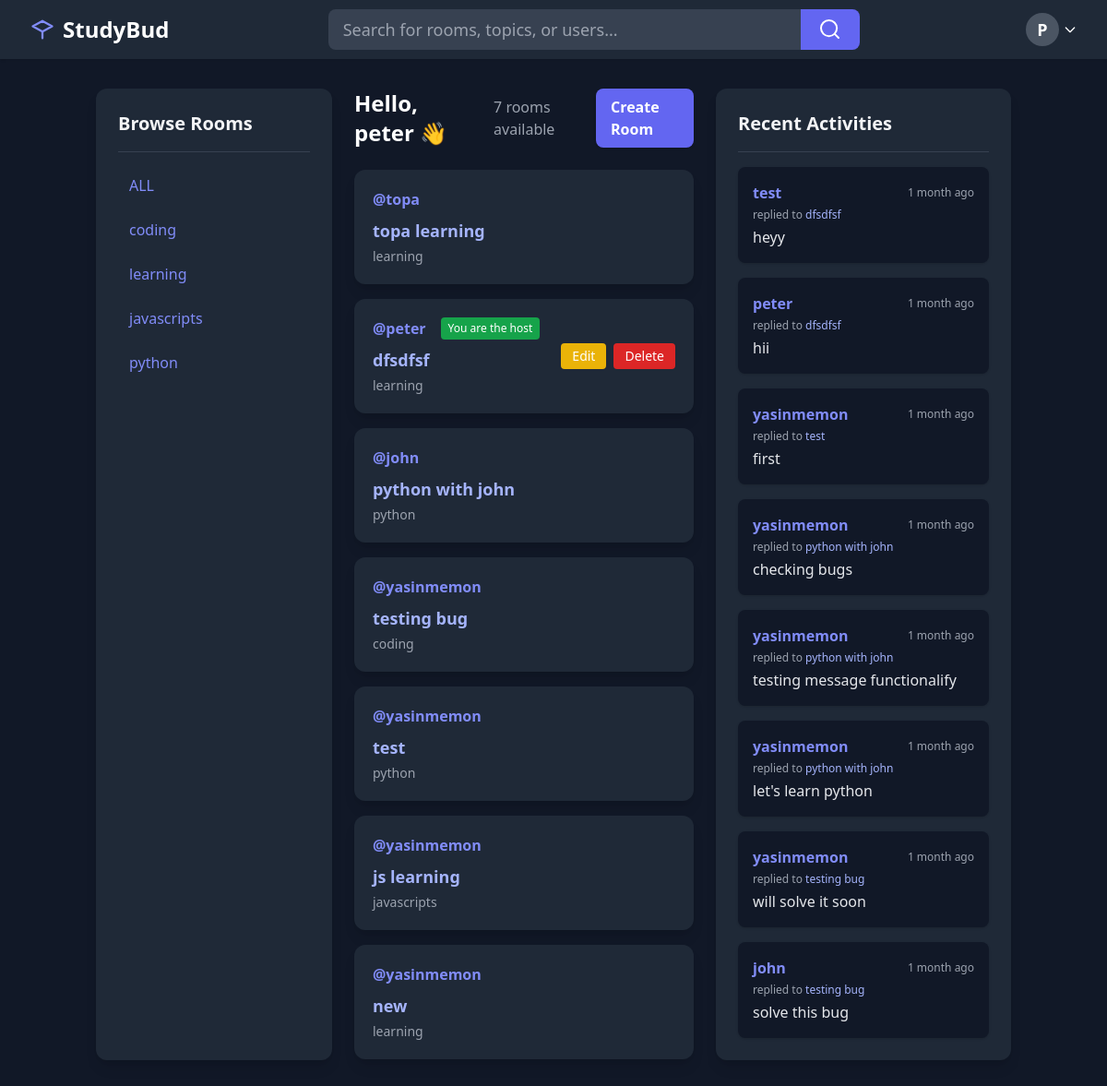
The app's page / (signed in), older data.
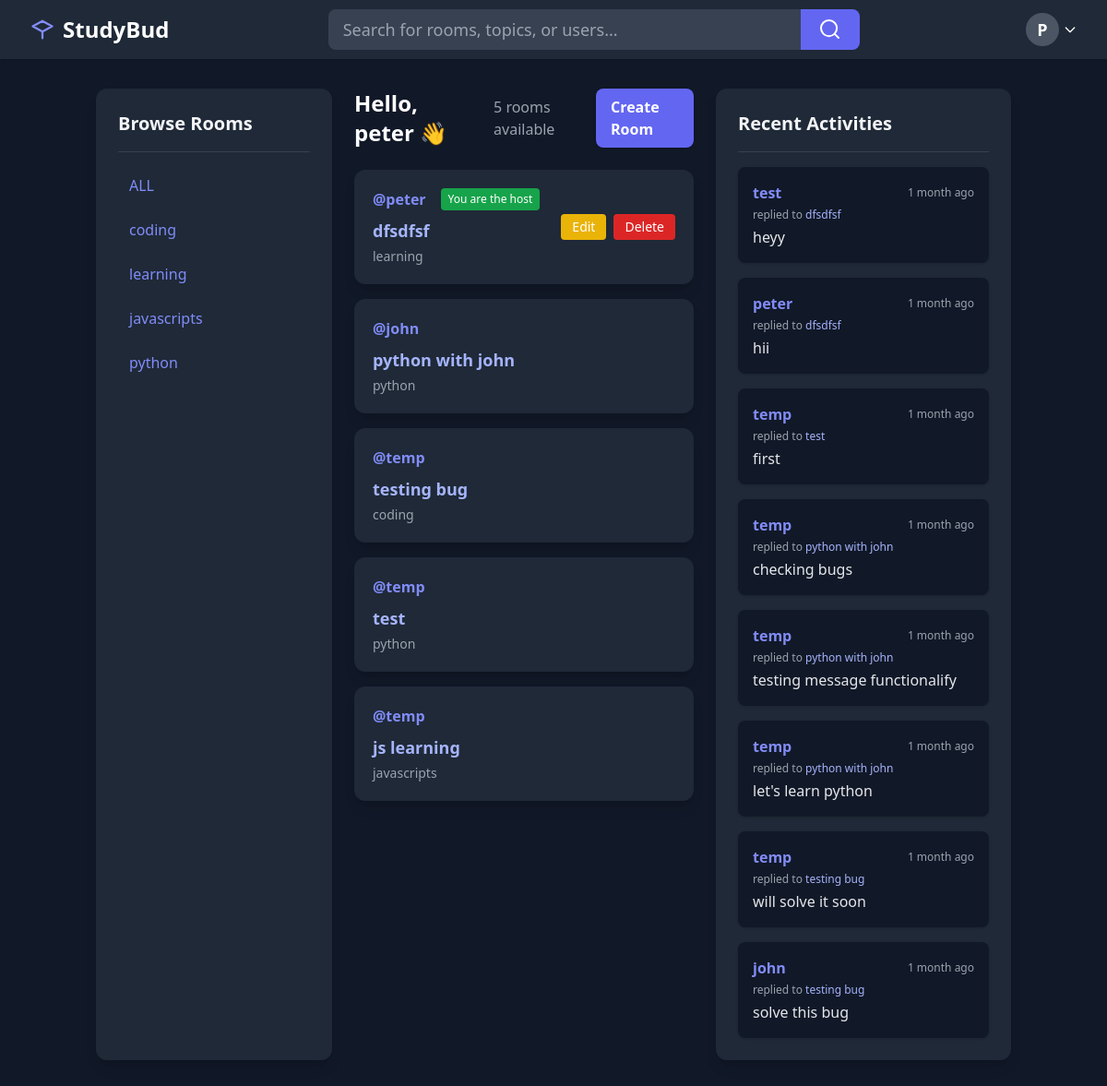
The same page, newer data.
### base/models.py (models this page shows)
class Topic(models.Model):
    name = models.CharField(max_length=200)
    def __str__(self):
        return self.name

class Room(models.Model):
    host = models.ForeignKey(User, on_delete=models.SET_NULL, null=True)
    topic = models.ForeignKey(Topic, on_delete=models.SET_NULL, null=True)
    name = models.CharField(max_length=200)
    description = models.TextField(null=True, blank=True)
    participants = models.ManyToManyField(User, related_name='participants', blank=True)
    updated = models.DateTimeField(auto_now=True)
    created = models.DateTimeField(auto_now_add=True)
    class Meta():
        ordering = ['-updated', '-created']
    def __str__(self):
        return self.name

class Message(models.Model):
    user = models.ForeignKey(User, on_delete=models.CASCADE)
    room = models.ForeignKey(Room, on_delete=models.CASCADE)
    body = models.TextField()
    updated = models.DateTimeField(auto_now=True)
    created = models.DateTimeField(auto_now_add=True)
    def __str__(self):
        return self.body[0:50]

### base/views.py (the view)
# urls.py: path('', views.home, name='home'),
def home(request):
    q = request.GET.get('q') if request.GET.get('q') != None else ''
    rooms = Room.objects.filter(Q(topic__name__icontains=q) |
                                Q(name__icontains=q) |
                                Q(description__icontains=q))
    topics = Topic.objects.all()
    room_count = rooms.count()
    msgs = Message.objects.all().order_by('-created')
    context = {'rooms': rooms, 'topics': topics, 'room_count': room_count, 'msgs': msgs}
    return render(request, 'base/index.html', context)

### base/templates/base/index.html
{% extends 'main.html' %} {% block content %}
<div class="flex flex-col md:flex-row gap-6 min-h-[80vh]">
  {% include 'base/topics_components.html' %}
  <main class="flex-1">
    {% if request.user.is_authenticated %}
    <div
      class="flex flex-col sm:flex-row sm:items-center sm:justify-between mb-6 gap-4"
    >
      <h3 class="text-2xl font-bold text-white">
        Hello,
        <span class="inline-block"> {{request.user}} 👋</span>
      </h3>
      <div class="flex items-center gap-4">
        <span class="text-gray-400">{{room_count}} rooms available</span>
        <a
          href="{% url 'create-room' %}"
          class="bg-indigo-500 hover:bg-indigo-600 text-white px-4 py-2 rounded-lg font-semibold shadow transition"
          >Create Room</a
        >
      </div>
    </div>
    {% endif %} {% include 'base/feed_component.html' %}
  </main>
  {% include 'base/activity_components.html' %}
</div>
{% endblock %}

### base/templates/base/topics_components.html
<aside
  class="w-full md:w-64 bg-gray-800 rounded-xl p-6 shadow-lg flex-shrink-0 mb-6 md:mb-0"
>
  <h3 class="text-xl font-bold text-gray-100 mb-4">Browse Rooms</h3>
  <div class="border-b border-gray-700 mb-4"></div>
  {% if topics %}
  <ul class="space-y-2">
    <li>
      <a
        href="{% url 'home' %}"
        class="block px-3 py-2 rounded-lg text-indigo-400 hover:bg-gray-700 transition"
        >ALL</a
      >
    </li>
    {% for topic in topics %}
    <li>
      <a
        href="{% url 'home' %}?q={{ topic.name }}"
        class="block px-3 py-2 rounded-lg text-indigo-400 hover:bg-gray-700 transition"
        >{{ topic.name }}</a
      >
    </li>
    {% endfor %}
  </ul>
  {% else %}
  <div class="bg-gray-700 text-gray-300 rounded p-3 mt-4">
    No topics available at the moment.
  </div>
  {% endif %}
</aside>

### base/templates/base/feed_component.html
<div class="space-y-4">
  {% if rooms %} {% for room in rooms %}
  <div
    class="bg-gray-800 rounded-xl shadow-lg p-5 flex flex-col md:flex-row md:items-center md:justify-between"
  >
    <div>
      <div class="flex items-center gap-2 mb-2">
        <a href="{% url 'profile' room.host.id %}" class="text-indigo-400 font-semibold"
          >@{{room.host.username}}</a
        >
        {% if request.user == room.host %}
        <span class="ml-2 bg-green-600 text-white text-xs px-2 py-1 rounded"
          >You are the host</span
        >
        {% endif %}
      </div>
      <a
        href="{% url 'room' room.id %}"
        class="text-lg font-bold text-indigo-300 hover:underline"
        >{{room.name}}</a
      >
      <div class="text-gray-400 text-sm mt-1">{{room.topic}}</div>
    </div>
    <div class="flex gap-2 mt-4 md:mt-0">
      {% if request.user == room.host %}
      <a
        href="{% url 'update-room' room.id %}"
        class="bg-yellow-500 hover:bg-yellow-600 text-white px-3 py-1 rounded transition text-sm"
        >Edit</a
      >
      <a
        href="{% url 'delete-room' room.id %}"
        class="bg-red-600 hover:bg-red-700 text-white px-3 py-1 rounded transition text-sm"
        >Delete</a
      >
      {% endif %}
    </div>
  </div>
  {% endfor %} {% else %}
  <div class="bg-gray-700 text-gray-300 rounded p-4">
    No rooms available at the moment.
  </div>
  {% endif %}
</div>

### base/templates/base/activity_components.html
<aside
  class="w-full md:w-80 bg-gray-800 rounded-xl p-6 shadow-lg flex-shrink-0"
>
  <h3 class="text-xl font-bold text-gray-100 mb-4">Recent Activities</h3>
  <div class="border-b border-gray-700 mb-4"></div>
  <div class="space-y-4">
    {% for msg in msgs %}
    <div class="bg-gray-900 rounded-lg p-4 shadow flex flex-col">
      <div class="flex items-center justify-between mb-1">
        <span class="text-indigo-400 font-semibold">
          <a href="{% url 'profile' msg.user.id %}"> {{ msg.user }} </a>
        </span>
        <span class="text-xs text-gray-400">{{msg.created|timesince}} ago</span>
      </div>
      <span class="text-gray-400 text-xs mb-1"
        >replied to <span class="text-indigo-300">{{msg.room}}</span></span
      >
      <p class="text-gray-200">{{ msg }}</p>
    </div>
    {% empty %}
    <div class="bg-gray-700 text-gray-300 rounded p-4">
      No recent activities.
    </div>
    {% endfor %}
  </div>
</aside>

Row changes from the older to the newer data that the page shows:
removed Room: host.username "topa", name "topa learning", topic "learning"
removed Room: host.username "yasinmemon", name "new", topic "learning"
changed through a linked row, Room "testing bug": host.username "yasinmemon" → "temp"
changed through a linked row, Room "test": host.username "yasinmemon" → "temp"
changed through a linked row, Room "js learning": host.username "yasinmemon" → "temp"
changed through a linked row, Message "first": user "yasinmemon" → "temp"
changed through a linked row, Message "checking bugs": user "yasinmemon" → "temp"
changed through a linked row, Message "testing message functionalify": user "yasinmemon" → "temp"
changed through a linked row, Message "let's learn python": user "yasinmemon" → "temp"
changed through a linked row, Message "will solve it soon": user "yasinmemon" → "temp"
Text that changed along with them:
{{ room_count }}: "7" → "5"
